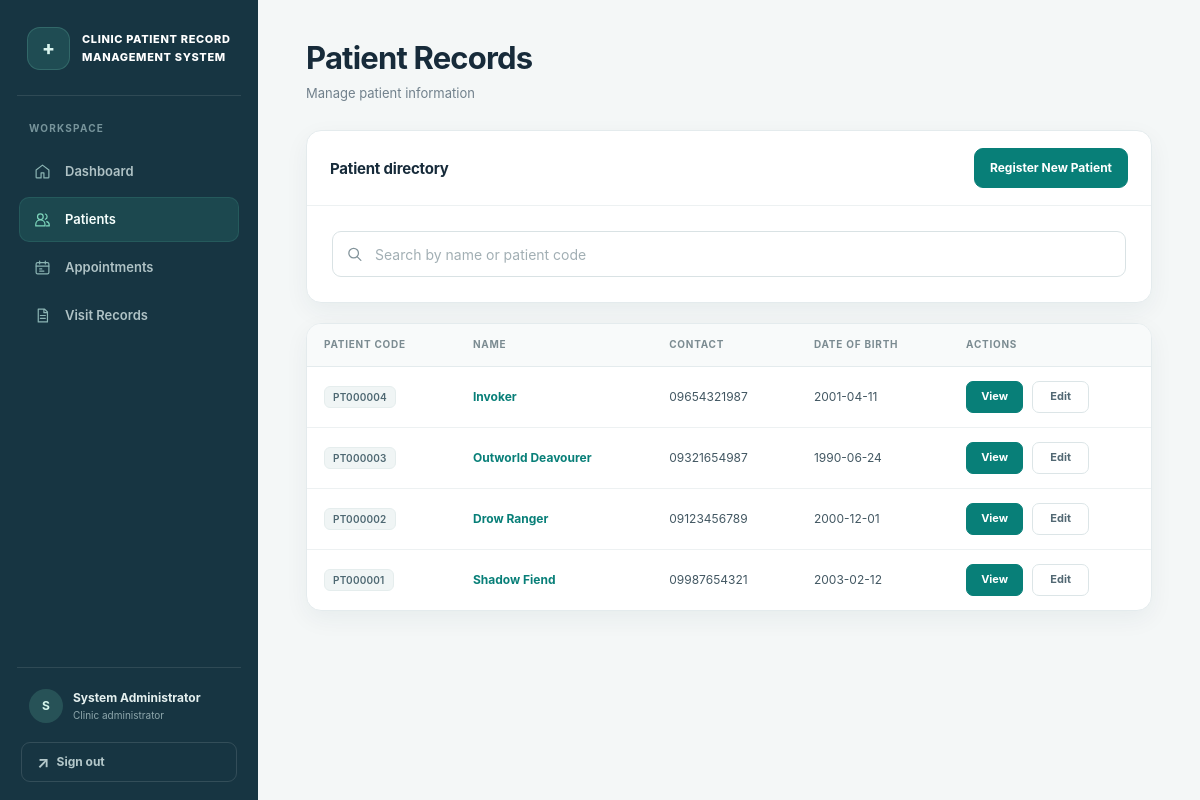
/patients (signed in), run on an earlier commit of the app's database.
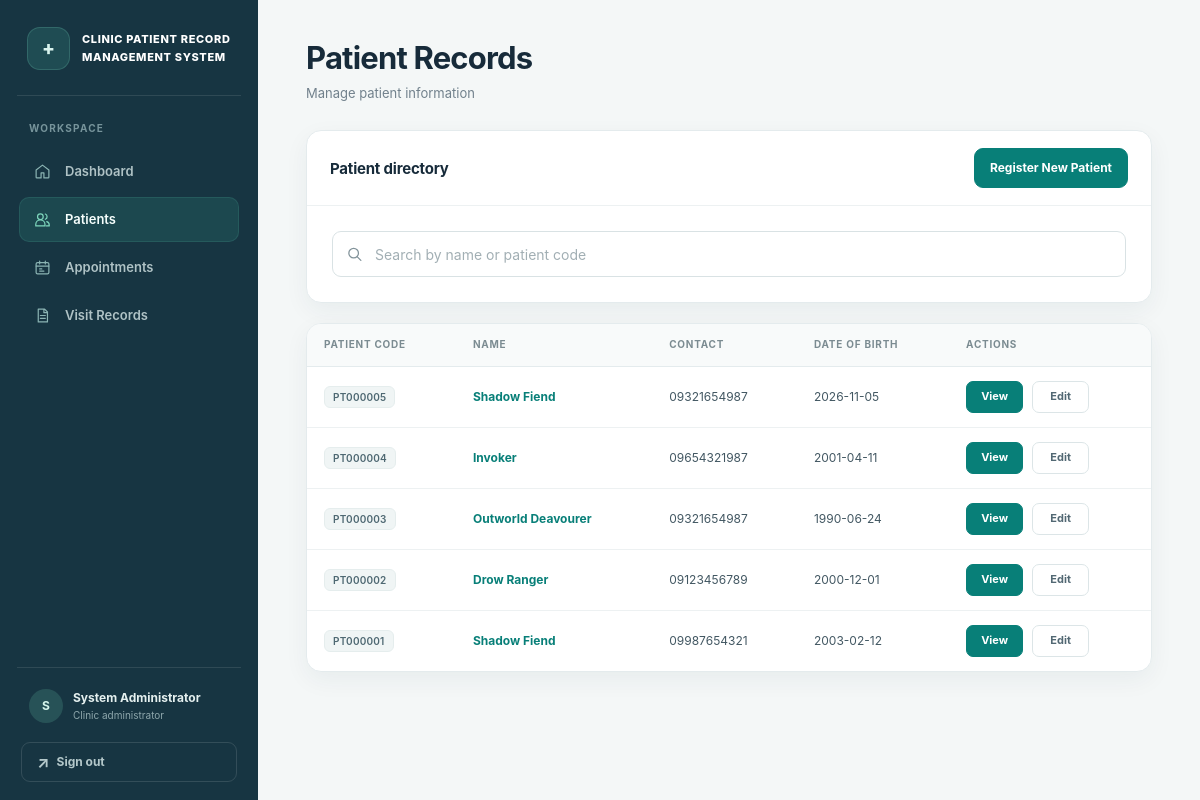
And on a later commit of the database.
### tables this page shows
CREATE TABLE patients (
    patient_id INTEGER PRIMARY KEY AUTOINCREMENT,
    patient_code TEXT UNIQUE NOT NULL,
    name TEXT NOT NULL,
    contact TEXT,
    date_of_birth TEXT,
    address TEXT,
    created_at TEXT NOT NULL DEFAULT CURRENT_TIMESTAMP,
    updated_at TEXT NOT NULL DEFAULT CURRENT_TIMESTAMP
);

### app.py (the view)
@app.route('/patients')
@login_required
def patients():
    search_query = request.args.get('search', '').strip()
    if search_query:
        patients_list = db.search_patients(search_query)
    else:
        patients_list = db.get_all_patients()
    return render_template('patients.html', patients=patients_list, search_query=search_query)

### app.py (called while the page is built)
@app.after_request
def prevent_auth_page_caching(response):
    if request.endpoint in {'login', 'logout'}:
        response.headers['Cache-Control'] = 'no-store, no-cache, must-revalidate, max-age=0'
        response.headers['Pragma'] = 'no-cache'
        response.headers['Expires'] = '0'
    return response

def login_required(f):
    @wraps(f)
    def decorated_function(*args, **kwargs):
        if 'user_id' not in session:
            flash('Please log in to access this page.', 'error')
            return redirect(url_for('login'))
        return f(*args, **kwargs)
    return decorated_function

### database.py (called while the page is built)
def get_db_connection():
    conn = sqlite3.connect(DATABASE_PATH)
    conn.row_factory = sqlite3.Row
    conn.execute('PRAGMA foreign_keys = ON')
    return conn

def get_all_patients():
    conn = get_db_connection()
    patients = conn.execute(
        'SELECT * FROM patients ORDER BY created_at DESC'
    ).fetchall()
    conn.close()
    return patients

### templates/patients.html (shortened to what this page needs)
{% extends "base.html" %}
{% block content %}
<div class="content-header">
    <h1>Patient Records</h1>
    <p>Manage patient information</p>
</div>
<div class="card">
    <div class="card-header">
        <h2>Patient directory</h2>
        <a href="{{ url_for('register_patient') }}" class="btn btn-primary">Register New Patient</a>
    </div>
    <form method="GET" action="{{ url_for('patients') }}" class="search-panel" data-auto-submit role="search">
        <div class="search-field">
            <input type="search" id="patient-search-query" name="search" class="form-input search-input" placeholder="Search by name or patient code" value="{{ search_query }}" data-auto-submit-input data-restore-focus aria-label="Search patients">
        </div>
    </form>
</div>
{% if patients %}
<div class="card">
    <div class="table-container">
        <table class="data-table">
            <thead>
                <tr>
                    <th>Patient Code</th>
                    <th>Name</th>
                    <th>Contact</th>
                    <th>Date of Birth</th>
                    <th>Actions</th>
                </tr>
            </thead>
            <tbody>
                {% for patient in patients %}
                <tr>
                    <td><span class="patient-code">{{ patient.patient_code }}</span></td>
                    <td><a href="{{ url_for('patient_details', patient_id=patient.patient_id) }}">{{ patient.name }}</a></td>
                    <td>{{ patient.contact or '—' }}</td>
                    <td>{{ patient.date_of_birth or '—' }}</td>
                    <td>
                        <div class="action-buttons patient-actions">
                            <a href="{{ url_for('patient_details', patient_id=patient.patient_id) }}" class="btn btn-primary btn-small">View</a>
                            <a href="{{ url_for('edit_patient', patient_id=patient.patient_id) }}" class="btn btn-secondary btn-small">Edit</a>
                        </div>
                    </td>
                </tr>
                {% endfor %}
            </tbody>
        </table>
    </div>
</div>
{% endif %}
{% endblock %}

What changed in the data, as far as the page shows it:
added patients: patient_code "PT000005", name "Shadow Fiend", contact "09321654987", date_of_birth "2026-11-05"
